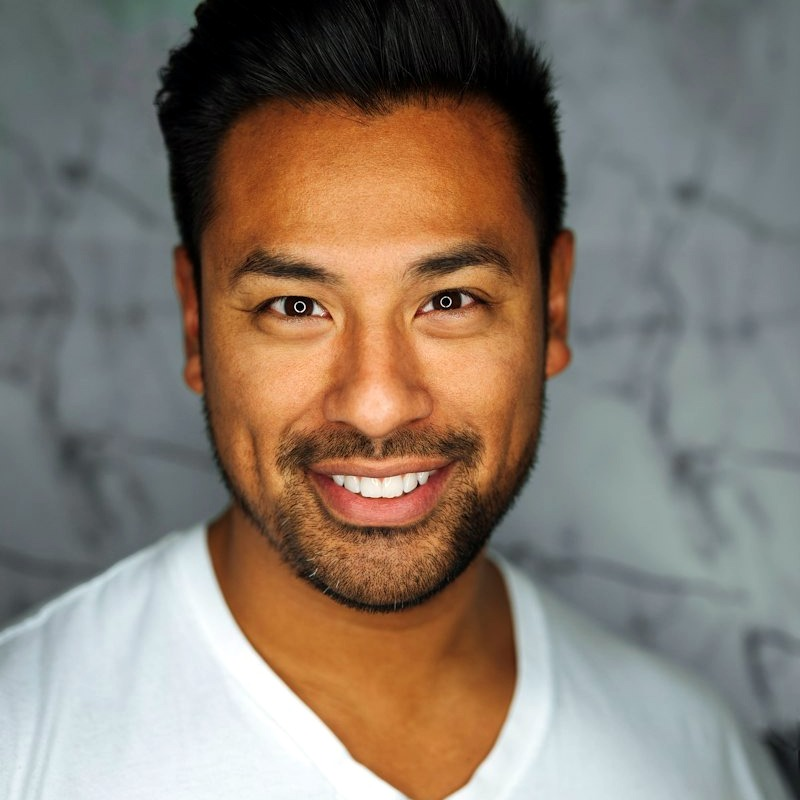
#> input picture source-photo.jpg, 800 x 800 px
$ python make_ascii_svg.py
#> lines starting #> are read from the running program, lines starting #| are printed output that depends on the picture
"""
Convert a portrait photo into a CLEAN, monochrome ASCII-art SVG
(monochrome style: one light-gray color, subject isolated on a dark
background) that "types" itself in like a terminal, then holds.

Monochrome is deliberate -- per-character rainbow color is what makes ASCII
portraits look noisy. One fill color + a good density ramp + high contrast (so a
busy background washes out to blank) reads as neat and legible.

GitHub renders SVGs embedded via <img> and runs their SMIL animations there (JS
does not run). Each row is revealed with a left-to-right clip wipe plus a small
block cursor riding the wipe edge, staggered top -> bottom, so the whole
portrait prints once and freezes.
"""
from PIL import Image, ImageEnhance, ImageOps, ImageFilter
import html
import os
import sys

HERE = os.path.dirname(os.path.abspath(__file__))
# defaults to the internet-fetched square photo (see fetch_portrait.py).
SRC = sys.argv[1] if len(sys.argv) > 1 else os.path.join(HERE, "..", "source-photo.jpg")
OUT = sys.argv[2] if len(sys.argv) > 2 else os.path.join(HERE, "..", "gourab-ascii.svg")

# more columns = more detail (eyes need ~6+ chars across to read). the art
# stays ART_W px wide either way; cells shrink, keeping a ~1:1.875 char aspect.
COLS = int(os.environ.get("COLS", 180))
ART_W_TARGET = 800
CELL_W = ART_W_TARGET / COLS
CELL_H = CELL_W * 15 / 8
ROWS = round(COLS * 8 / 15)
RAMP = " .`:-=+*cs#%@"  # bright(sparse) -> dark(dense); leading space clears bg

CONTRAST = 1.05
BRIGHTNESS = 1.0
GAMMA = 1.18          # >1 brightens mids -> face lands in sparser chars
SHARPEN = False
WHITE_FLOOR = 0.80    # luminance above this is forced to blank (space)

PAD = 20
TITLEBAR_H = 30
STATUS_H = 30
ART_W = COLS * CELL_W
ART_H = ROWS * CELL_H
CANVAS_W = ART_W + PAD * 2
CANVAS_H = TITLEBAR_H + ART_H + STATUS_H + PAD

BG = "#0d1117"
BG2 = "#111722"
FRAME = "#30363d"
TITLE_TEXT = "#7d8590"
INK = "#c9d1d9"      # the single ascii color
CURSOR = "#c9d1d9"

# ---- reveal timing (one-shot; a cursor rasters top -> bottom) -------------
ROW_DUR = 5.8 / ROWS  # whole portrait prints in ~6s at any resolution
STAGGER = ROW_DUR       # == ROW_DUR -> a single cursor sweeping down

# ---- 1. sample the image into a COLS x ROWS grayscale grid ----------------
im = Image.open(SRC).convert("L")               # grayscale
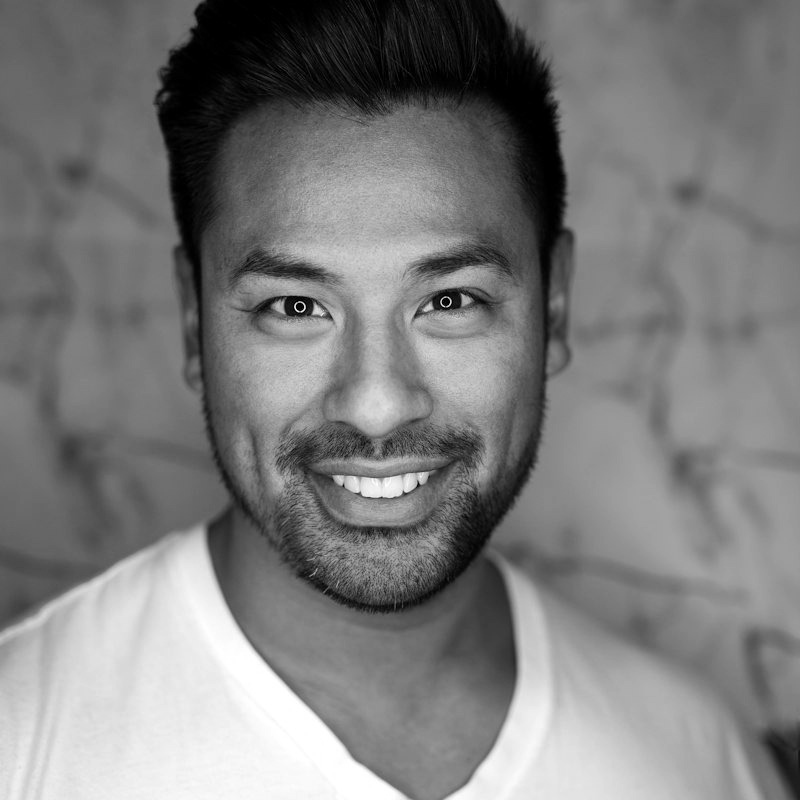
#> im: PIL image 800x800 L; min 0, max 255, mean 124.6
if SHARPEN:
    im = im.filter(ImageFilter.UnsharpMask(radius=2, percent=140, threshold=2))
im = ImageEnhance.Brightness(im).enhance(BRIGHTNESS)
im = ImageEnhance.Contrast(im).enhance(CONTRAST)
im = im.resize((COLS, ROWS), Image.LANCZOS)
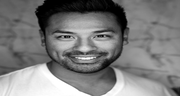
#> im: PIL image 180x96 L; min 0, max 255, mean 124.2
px = im.load()

STATIC = bool(os.environ.get("STATIC"))  # emit frozen state for previews

rows_txt = []
for y in range(ROWS):
    chars = []
    for x in range(COLS):
        lum = px[x, y] / 255.0
        lum = pow(lum, GAMMA)
        if lum >= WHITE_FLOOR:
            chars.append(" ")
            continue
        idx = int((1.0 - lum) * (len(RAMP) - 1) + 0.5)
        idx = max(0, min(len(RAMP) - 1, idx))
        chars.append(RAMP[idx])
    rows_txt.append("".join(chars))
#> after the loop, rows_txt = 96 items

art_top = TITLEBAR_H + PAD * 0.35

# ---- 2. assemble SVG ------------------------------------------------------
parts = []
parts.append(
    f'<svg xmlns="http://www.w3.org/2000/svg" width="{CANVAS_W}" height="{CANVAS_H}" '
    f'viewBox="0 0 {CANVAS_W} {CANVAS_H}" font-family="ui-monospace, SFMono-Regular, '
    f'Menlo, Consolas, monospace">'
)
parts.append('<defs>'
             f'<linearGradient id="bg" x1="0" y1="0" x2="0" y2="1">'
             f'<stop offset="0" stop-color="{BG2}"/><stop offset="1" stop-color="{BG}"/>'
             f'</linearGradient></defs>')

parts.append(f'<rect width="{CANVAS_W}" height="{CANVAS_H}" rx="12" fill="url(#bg)"/>')
parts.append(f'<rect x="0.5" y="0.5" width="{CANVAS_W-1}" height="{CANVAS_H-1}" rx="12" '
             f'fill="none" stroke="{FRAME}" stroke-width="1"/>')

parts.append(f'<line x1="0" y1="{TITLEBAR_H}" x2="{CANVAS_W}" y2="{TITLEBAR_H}" stroke="{FRAME}"/>')
for i, dotcol in enumerate(["#ff5f56", "#ffbd2e", "#27c93f"]):
    parts.append(f'<circle cx="{PAD + i*16}" cy="{TITLEBAR_H/2}" r="5" fill="{dotcol}"/>')
parts.append(f'<text x="{CANVAS_W/2}" y="{TITLEBAR_H/2 + 4}" fill="{TITLE_TEXT}" font-size="12" '
             f'text-anchor="middle">gourab@github: ~$ ./portrait.sh</text>')

# one <text> per row (single color -> no per-char markup, tiny file)
font_size = CELL_H * 0.86
for ry, line in enumerate(rows_txt):
    y = art_top + ry * CELL_H + CELL_H * 0.74
    row_y = art_top + ry * CELL_H
    delay = ry * STAGGER
    safe = html.escape(line)
    text = (f'<text xml:space="preserve" x="{PAD}" y="{y:.1f}" fill="{INK}" '
            f'font-size="{font_size:.1f}" textLength="{ART_W}" lengthAdjust="spacing">{safe}</text>')

    if STATIC:
        parts.append(text)
        continue

    parts.append(
        f'<clipPath id="r{ry}"><rect x="{PAD}" y="{row_y:.1f}" height="{CELL_H}" width="0">'
        f'<animate attributeName="width" from="0" to="{ART_W}" begin="{delay:.3f}s" '
        f'dur="{ROW_DUR:.2f}s" fill="freeze"/></rect></clipPath>'
    )
    parts.append(f'<g clip-path="url(#r{ry})">{text}</g>')
    parts.append(
        f'<rect y="{row_y+1:.1f}" width="{CELL_W}" height="{CELL_H-2}" fill="{CURSOR}" opacity="0">'
        f'<animate attributeName="x" from="{PAD}" to="{PAD+ART_W}" begin="{delay:.3f}s" '
        f'dur="{ROW_DUR:.2f}s" fill="freeze"/>'
        f'<set attributeName="opacity" to="0.85" begin="{delay:.3f}s"/>'
        f'<set attributeName="opacity" to="0" begin="{delay+ROW_DUR:.3f}s"/></rect>'
    )
#> this loop made 96 passes
#> (y, row_y, delay) on passes 1 to 12: (43.17, 37, 0), (51.5, 45.33, 0.0604), (59.83, 53.67, 0.121), (68.17, 62, 0.181), (76.5, 70.33, 0.242), (84.83, 78.67, 0.302), (93.17, 87, 0.362), (101.5, 95.33, 0.423), (109.8, 103.7, 0.483), (118.2, 112, 0.544), (126.5, 120.3, 0.604), (134.8, 128.7, 0.665)
#> after the loop, parts = 297 items

# status bar with a steady blinking cursor
status_line_y = TITLEBAR_H + ART_H + PAD * 0.35
status_y = status_line_y + 19
parts.append(f'<line x1="0" y1="{status_line_y:.1f}" x2="{CANVAS_W}" y2="{status_line_y:.1f}" stroke="{FRAME}"/>')
parts.append(f'<text x="{PAD}" y="{status_y:.1f}" fill="{TITLE_TEXT}" font-size="13">'
             f'gourab@github:~$ whoami <tspan fill="{INK}">Gourab Neogi</tspan></text>')
status_chars = len("gourab@github:~$ whoami Gourab Neogi ")   # cursor sits after the name
parts.append(f'<rect x="{PAD + status_chars * 13 * 0.6:.1f}" y="{status_y-12:.1f}" width="8" height="14" fill="{INK}">'
             f'<animate attributeName="opacity" values="1;1;0;0" keyTimes="0;0.5;0.51;1" '
             f'dur="1s" repeatCount="indefinite"/></rect>')

parts.append("</svg>")
svg = "".join(parts)
with open(OUT, "w", encoding="utf-8") as f:
    f.write(svg)
print("wrote", OUT, len(svg), "bytes;", CANVAS_W, "x", CANVAS_H)
#| wrote scripts/../gourab-ascii.svg 80148 bytes; 840.0 x 880.0
